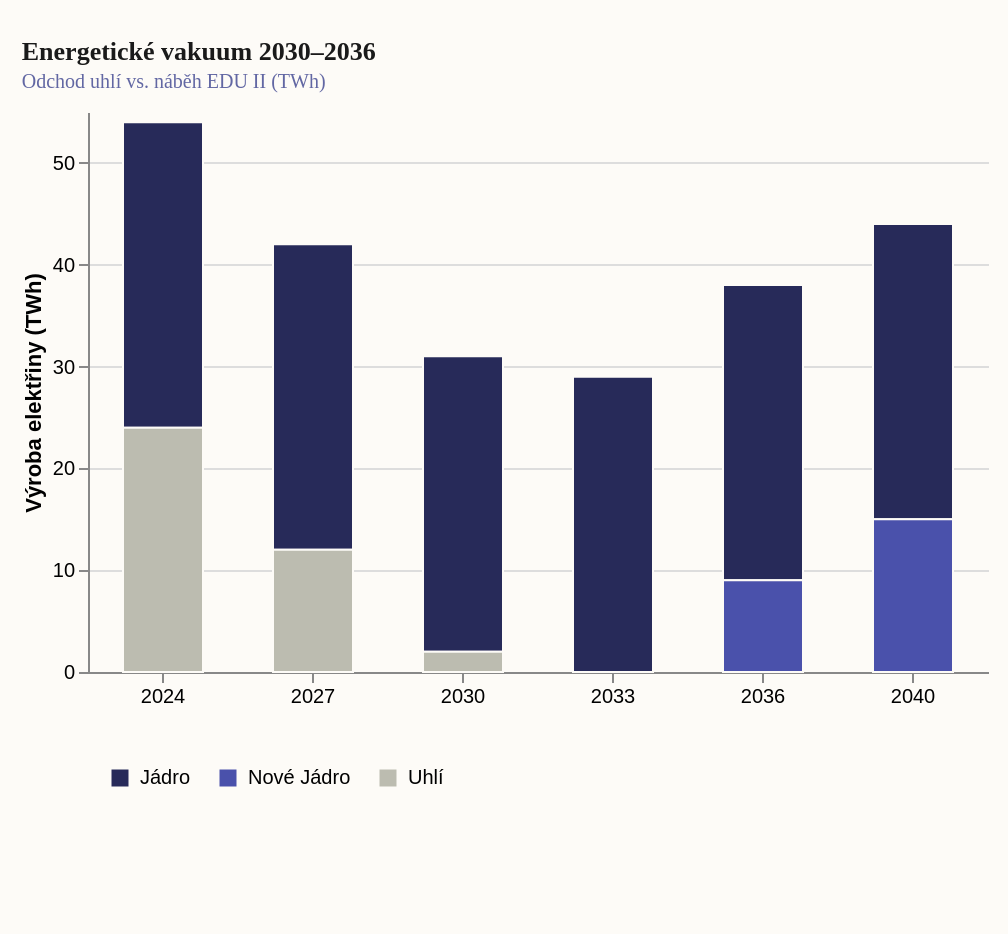

The specification (Vega-Lite) saved for this image:
### Vega-Lite specification from a JSON file in a GitHub repository (floating-point values rounded to 4 significant figures)
{"_source": "ČEPS MAF CZ 2023 (scénář Respondentní), analýza DataTimes 2026", "$schema": "https://vega.github.io/schema/vega-lite/v5.json", "description": "Energetické vakuum 2030-2036: Odchod uhlí vs. náběh nového jádra", "width": 450, "height": 280, "padding": {"top": 20, "left": 10, "right": 10, "bottom": 60}, "autosize": {"type": "pad", "resize": true}, "background": "#fdfbf7", "title": {"text": "Energetické vakuum 2030–2036", "subtitle": "Odchod uhlí vs. náběh EDU II (TWh)", "font": "Roboto Slab", "fontSize": 13, "fontWeight": "bold", "anchor": "start", "color": "#1a1a1a", "subtitleFont": "Work Sans", "subtitleFontSize": 10, "subtitleColor": "#6267a3", "offset": 10}, "data": {"values": [{"year": "2024", "source": "Jádro", "val": 30}, {"year": "2024", "source": "Uhlí", "val": 24}, {"year": "2027", "source": "Jádro", "val": 30}, {"year": "2027", "source": "Uhlí", "val": 12}, {"year": "2030", "source": "Jádro", "val": 29}, {"year": "2030", "source": "Uhlí", "val": 2}, {"year": "2033", "source": "Jádro", "val": 29}, {"year": "2033", "source": "Uhlí", "val": 0}, {"year": "2036", "source": "Jádro", "val": 29}, {"year": "2036", "source": "Nové Jádro", "val": 9}, {"year": "2040", "source": "Jádro", "val": 29}, {"year": "2040", "source": "Nové Jádro", "val": 15}]}, "mark": {"type": "bar", "width": 40, "tooltip": true, "stroke": "#fdfbf7", "strokeWidth": 1}, "encoding": {"x": {"field": "year", "type": "nominal", "title": null, "axis": {"labelAngle": 0}}, "y": {"field": "val", "type": "quantitative", "title": "Výroba elektřiny (TWh)", "axis": {}}, "color": {"field": "source", "type": "nominal", "scale": {"domain": ["Jádro", "Nové Jádro", "Uhlí"], "range": ["#272a59", "#4a51ab", "#bcbcb0"]}, "legend": {"title": null, "orient": "bottom", "offset": 20, "symbolType": "square", "padding": 10}}}, "config": {"view": {"stroke": "transparent"}}}
